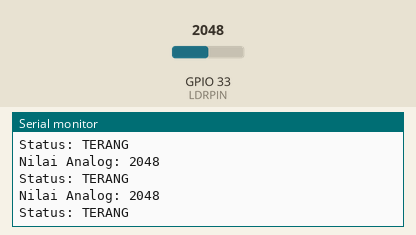
Recording of a sketch running on a simulated ESP32. On the bench: the last lines printed to the serial monitor. The test bench sets the inputs (shaded band); at power-on: GPIO 33 (LDRPIN) = 2048.

Above: at 1.3 s.
1.4 s: GPIO 33 (LDRPIN) set to 518
At 1.9 s:
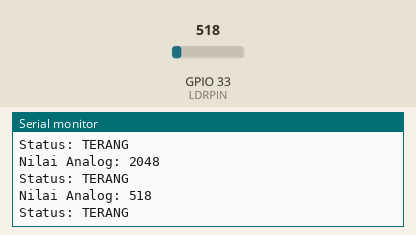
2.9 s: GPIO 33 (LDRPIN) set to 465
At 3.4 s:
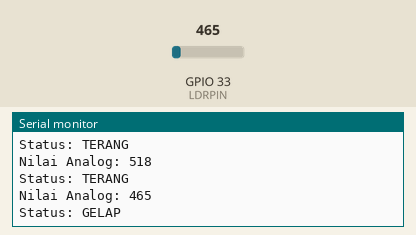
Timing chart, 0 to 5.9 s (numbered marks = the images above; inputs shaded):
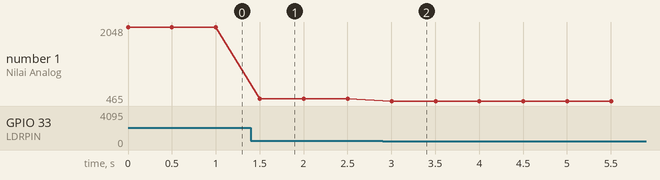

Measured:
- the behaviour switches between 500 and 499 on GPIO 33 (LDRPIN) (found by bisection; images 1 and 2)
- after the input at 1.4 s, the serial monitor: prints a new line after 0.10 s (image 1)
- after the input at 2.9 s, the serial monitor: prints a new line after 0.10 s (image 2)
- plotted number 1: 2048 → 518 after the input at 1.4 s, 518 → 465 after the input at 2.9 s

The sketch:

ldr_test.ino
```cpp
#define LDRPIN 33

void setup() {
  Serial.begin(115200);
  pinMode(LDRPIN, INPUT);
  Serial.println("LDR Test Started...");
}

void loop() {
  int nilaiLDR = analogRead(LDRPIN);

  Serial.print("Nilai Analog: ");
  Serial.println(nilaiLDR);

  // Logika sederhana untuk indikasi status
  if (nilaiLDR < 500) {
    Serial.println("Status: GELAP");
  } else {
    Serial.println("Status: TERANG");
  }

  delay(500); // Update setiap 0.5 detik agar terbaca jelas
}
```
